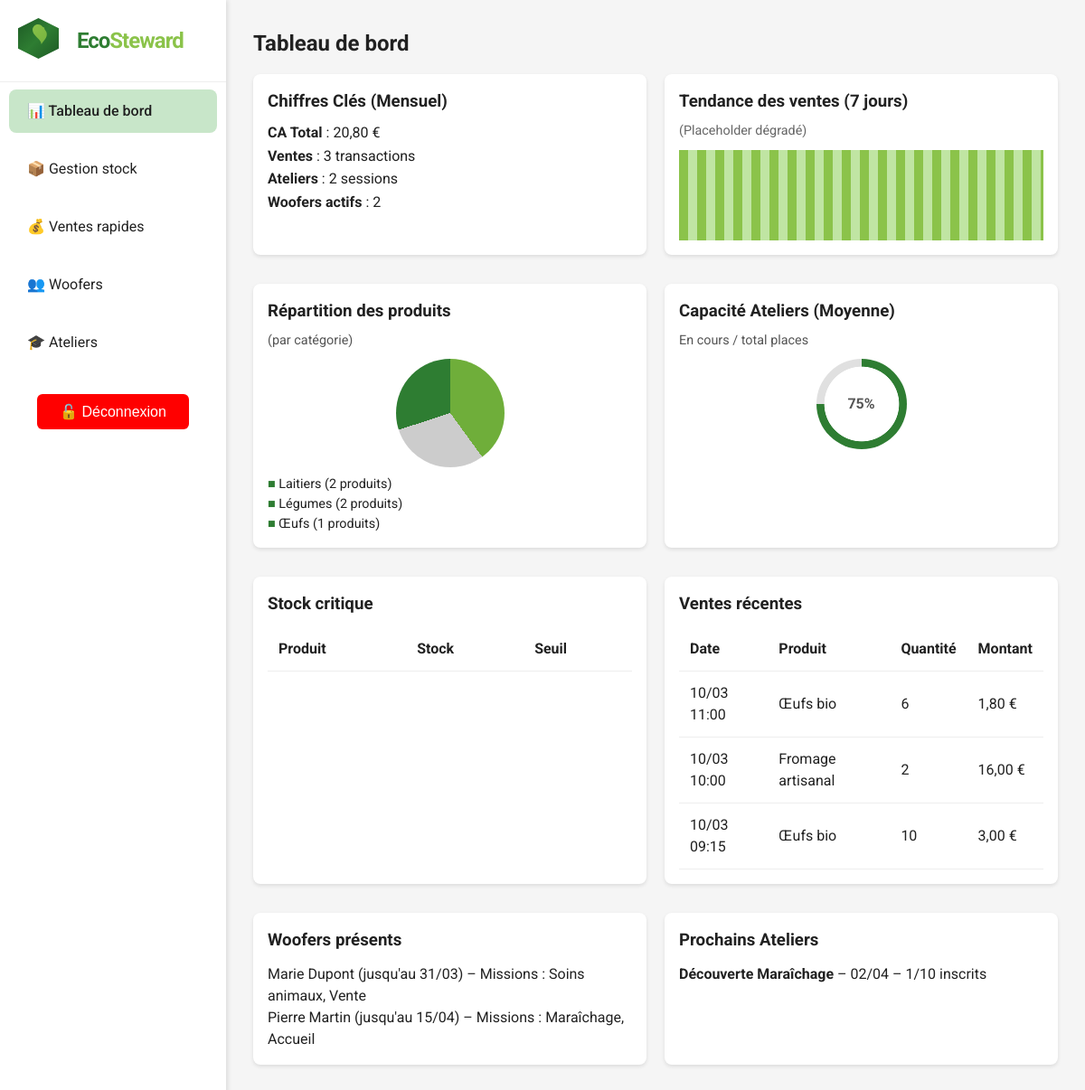
/index.php (signed in), run on the app's committed database.
### tables this page shows
CREATE TABLE sales (
    id INT AUTO_INCREMENT PRIMARY KEY,
    user_id INT NOT NULL,         
    product_id INT NOT NULL,      
    quantity INT NOT NULL,
    sale_date DATETIME DEFAULT CURRENT_TIMESTAMP,
    prix_unitaire DECIMAL(10,2) NOT NULL DEFAULT 0,
    FOREIGN KEY (user_id) REFERENCES users(id),
    FOREIGN KEY (product_id) REFERENCES products(id)
);

CREATE TABLE products (
    id INT AUTO_INCREMENT PRIMARY KEY,
    name VARCHAR(100) NOT NULL,
    category VARCHAR(50) NOT NULL,
    stock INT NOT NULL DEFAULT 0,
    seuil_alerte INT NOT NULL DEFAULT 20,
    price DECIMAL(10,2) NOT NULL DEFAULT 0,
    created_at DATETIME DEFAULT CURRENT_TIMESTAMP
);

CREATE TABLE woofers (
    id INT AUTO_INCREMENT PRIMARY KEY,
    user_id INT,               
    name VARCHAR(100) NOT NULL,
    start_date DATE,
    end_date DATE,
    competencies VARCHAR(255),
    created_at DATETIME DEFAULT CURRENT_TIMESTAMP,
    FOREIGN KEY (user_id) REFERENCES users(id) ON DELETE SET NULL
);

CREATE TABLE workshops (
    id INT AUTO_INCREMENT PRIMARY KEY,
    title VARCHAR(100) NOT NULL,
    workshop_date DATE NOT NULL,
    animator_id INT,          
    capacity INT NOT NULL DEFAULT 10,
    created_at DATETIME DEFAULT CURRENT_TIMESTAMP,
    FOREIGN KEY (animator_id) REFERENCES woofers(id)
);

### src/index.php (the view, shortened to what this page needs)
<?php
require_once __DIR__ . '/includes/db_connect.php';
$stmt = $pdo->query("SELECT COUNT(*) FROM sales");
$nb_ventes = $stmt->fetchColumn();
$stmt = $pdo->query("SELECT SUM(quantity * prix_unitaire) FROM sales");
$ca_total = $stmt->fetchColumn() ?? 0;
$stmt = $pdo->query("SELECT COUNT(*) FROM workshops");
$nb_ateliers = $stmt->fetchColumn();
$stmt = $pdo->query("SELECT COUNT(*) FROM woofers WHERE end_date >= CURDATE()");
$nb_woofers = $stmt->fetchColumn();
$stmt = $pdo->query("
  SELECT category, COUNT(*) AS nb
  FROM products
  GROUP BY category
");
$categories = $stmt->fetchAll(PDO::FETCH_ASSOC);
$stmt = $pdo->query("
  SELECT s.sale_date, p.name, s.quantity, s.prix_unitaire
  FROM sales s
  JOIN products p ON s.product_id = p.id
  ORDER BY s.sale_date DESC
  LIMIT 5
");
$ventes_recent = $stmt->fetchAll(PDO::FETCH_ASSOC);
$stmt = $pdo->query("
  SELECT name, end_date, competencies
  FROM woofers
  WHERE end_date >= CURDATE()
");
$woofers = $stmt->fetchAll(PDO::FETCH_ASSOC);
$stmt = $pdo->query("
  SELECT w.id,
         w.title,
         w.workshop_date,
         (SELECT COUNT(*) FROM registrations r WHERE r.workshop_id = w.id) AS nb_inscrits,
         w.capacity
  FROM workshops w
  WHERE w.workshop_date >= CURDATE()
  ORDER BY w.workshop_date ASC
  LIMIT 5
");
$ateliers = $stmt->fetchAll(PDO::FETCH_ASSOC);
?>
<!DOCTYPE html>
<html lang="fr">
<head>
  <link rel="stylesheet" href="css/styles.css" />
</head>
<body>
  <div class="app-container">
    <nav class="sidebar" aria-label="Menu principal">
      <div class="logo-container">
        <div class="logo-icon" aria-hidden="true">
          <div class="logo-shield"></div>
          <div class="logo-leaf"></div>
        </div>
        <div class="logo-text">Eco<span>Steward</span></div>
      </div>
      <div class="nav-item active" data-section="dashboard" tabindex="0">
        📊 Tableau de bord
      </div>
      <div class="nav-item" data-section="stock" tabindex="0">
        📦 Gestion stock
      </div>
      <div class="nav-item" data-section="ventes" tabindex="0">
        💰 Ventes rapides
      </div>
      <div class="nav-item" data-section="woofers" tabindex="0">
        👥 Woofers
      </div>
      <div class="nav-item" data-section="ateliers" tabindex="0">
        🎓 Ateliers
      </div>
      <div class="logout-container">
        <form action="pages/logout.php" method="POST">
          <button type="submit" class="logout-btn">🔓 Déconnexion</button>
        </form>
      </div>
    </nav>
    <main>
      <section id="dashboard" aria-labelledby="dashboard-title">
        <h1 id="dashboard-title">Tableau de bord</h1>
        <div class="grid-2">
          <div class="card">
            <h3>Chiffres Clés (Mensuel)</h3>
            <ul style="margin-top: .5rem; line-height: 1.6;">
              <li><strong>CA Total</strong> :
                  <?= number_format($ca_total, 2, ',', ' ') ?> €</li>
              <li><strong>Ventes</strong> :
                  <?= $nb_ventes ?> transactions</li>
              <li><strong>Ateliers</strong> :
                  <?= $nb_ateliers ?> sessions</li>
              <li><strong>Woofers actifs</strong> :
                  <?= $nb_woofers ?></li>
            </ul>
          </div>
          <div class="card">
            <h3>Tendance des ventes (7 jours)</h3>
            <p style="font-size: 0.9em; color: #666; margin-top: 0.3rem;">
              (Placeholder dégradé)
            </p>
            <div class="mini-chart" aria-hidden="true"></div>
          </div>
        </div>
        <div class="grid-2">
          <div class="card">
            <h3>Répartition des produits</h3>
            <p style="font-size:0.9em; color:#555;">(par catégorie)</p>
            <div class="pie-placeholder" aria-hidden="true"></div>
            <ul style="margin-top: 0.5rem; font-size:0.9em;">
              <?php foreach ($categories as $cat): ?>
                <li>
                  <span style="color: var(--primary); font-weight:700;">■</span>
                  <?= htmlspecialchars($cat['category']) ?> (<?= $cat['nb'] ?> produits)
                </li>
              <?php endforeach; ?>
            </ul>
          </div>
          <div class="card">
            <h3>Capacité Ateliers (Moyenne)</h3>
            <p style="font-size:0.9em; color:#555;">En cours / total places</p>
            <div class="progress-ring" aria-hidden="true">
              <div class="progress-center">75%</div>
            </div>
          </div>
        </div>
        <div class="grid-2">
          <div class="card">
            <h3>Stock critique</h3>
            <table>
              <thead>
                <tr>
                  <th>Produit</th>
                  <th>Stock</th>
                  <th>Seuil</th>
                </tr>
              </thead>
            </table>
          </div>
          <div class="card">
            <h3>Ventes récentes</h3>
            <table>
              <thead>
                <tr>
                  <th>Date</th>
                  <th>Produit</th>
                  <th>Quantité</th>
                  <th>Montant</th>
                </tr>
              </thead>
              <tbody>
                <?php foreach ($ventes_recent as $v): ?>
                  <tr>
                    <td><?= date('d/m H:i', strtotime($v['sale_date'])) ?></td>
                    <td><?= htmlspecialchars($v['name']) ?></td>
                    <td><?= $v['quantity'] ?></td>
                    <td><?= number_format($v['quantity'] * $v['prix_unitaire'], 2, ',', ' ') ?> €</td>
                  </tr>
                <?php endforeach; ?>
              </tbody>
            </table>
          </div>
        </div>
        <div class="grid-2">
          <div class="card">
            <h3>Woofers présents</h3>
            <ul style="margin-top: .75rem;">
              <?php foreach ($woofers as $w): ?>
                <li>
                  <?= htmlspecialchars($w['name']) ?>
                  (jusqu'au <?= date('d/m', strtotime($w['end_date'])) ?>)
                  – Missions : <?= htmlspecialchars($w['competencies']) ?>
                </li>
              <?php endforeach; ?>
            </ul>
          </div>
          <div class="card">
            <h3>Prochains Ateliers</h3>
            <ul style="margin-top: .75rem;">
              <?php foreach ($ateliers as $a): ?>
                <li>
                  <strong><?= htmlspecialchars($a['title']) ?></strong>
                  – <?= date('d/m', strtotime($a['workshop_date'])) ?>
                  – <?= $a['nb_inscrits'] ?>/<?= $a['capacity'] ?> inscrits
                </li>
              <?php endforeach; ?>
            </ul>
          </div>
        </div>
      </section>
    </main>
  </div>
</body>
</html>

### src/css/styles.css (style rules this page uses)
:root { --primary: #2E7D32; --primary-dark: #1D5A25; --secondary: #8BC34A; --secondary-dark: #6FAE3A; --background: #F5F5F5; --text: #212121; --transition: 0.3s; }
* { box-sizing: border-box; margin: 0; padding: 0; }
body { font-family: 'Roboto', sans-serif; background: var(--background); color: var(--text); line-height: 1.5; }
h1, h2, h3 { margin-bottom: 0.5rem; }
ul, li { list-style: none; }
button, a { cursor: pointer; }
.app-container { display: grid; grid-template-columns: 250px 1fr; min-height: 100vh; }
nav.sidebar { background: #fff; box-shadow: 2px 0 5px rgba(0,0,0,0.1); display: flex; flex-direction: column; transition: var(--transition); }
.logo-container { display: flex; align-items: center; gap: 15px; padding: 20px; border-bottom: 1px solid #eee; }
.logo-icon { position: relative; width: 50px; height: 50px; }
.logo-shield { width: 45px; height: 45px; background: linear-gradient( 135deg, var(--primary-dark) 0%, var(--primary) 50%, var(--primary-dark) 100% ); clip-path: polygon( 50% 0%, 100% 25%, 100% 75%, 50% 100%, 0% 75%, 0% 25% ); position: absolute; }
.logo-leaf { position: absolute; top: 7px; left: 12px; width: 28px; height: 28px; background: linear-gradient( to bottom right, var(--secondary) 0%, var(--secondary-dark) 100% ); clip-path: path("M15.25 2.74c-0.93-1.59-3.01-2.74-5.25-2.74-3.31 0-6 2.69-6 6 0 6.66 9.44 9.84 9.8 15.99 1.85-3.81 5.75-5.98 5.95-10.58 0.08-1.8-0.49-3.45-1.51-4.67-1.07-1.28-1.31-2.34-1.01-3z"); }
.logo-text { font-size: 1.5rem; font-weight: 700; color: var(--primary); letter-spacing: -1px; }
.logo-text span { color: var(--secondary); }
.nav-item { padding: 12px 20px; margin: 8px 10px; border-radius: 8px; transition: var(--transition); display: flex; align-items: center; gap: 10px; }
.nav-item.active { background: #C8E6C9; font-weight: 500; }
main { padding: 30px; overflow-y: auto; }
section { display: none; margin-bottom: 2rem; }
.grid-2 { display: grid; grid-template-columns: 1fr 1fr; gap: 20px; margin-top: 1rem; }
.card { background: #fff; border-radius: 0.5rem; padding: 1rem; box-shadow: 0 2px 4px rgba(0,0,0,0.1); transition: var(--transition); margin-bottom: 1rem; }
table { width: 100%; border-collapse: collapse; margin-top: 0.75rem; }
th, td { padding: 0.75rem; text-align: left; border-bottom: 1px solid #eee; }
.mini-chart { margin-top: 10px; width: 100%; height: 100px; background: linear-gradient( to right, var(--secondary) 25%, #c0e5a3 25%, #c0e5a3 50%, var(--secondary) 50%, var(--secondary) 75%, #c0e5a3 75% ); background-size: 40px 40px; animation: chartAnim 1.5s infinite linear; }
.pie-placeholder { width: 120px; height: 120px; border-radius: 50%; background: conic-gradient( var(--secondary-dark) 0% 40%, #cccccc 40% 70%, var(--primary) 70% 100% ); margin: 10px auto 0 auto; }
.progress-ring { width: 100px; height: 100px; border-radius: 50%; background: radial-gradient(#fff 58%, transparent 59%), conic-gradient(var(--primary) calc(75 * 3.6deg), #e0e0e0 0); margin: 10px auto 0 auto; position: relative; }
.progress-center { position: absolute; top: 50%; left: 50%; transform: translate(-50%, -50%); font-weight: 700; color: #555; }
button { background: var(--primary); color: #fff; border: none; padding: 10px 20px; border-radius: 6px; transition: var(--transition); font-size: 1rem; margin-top: 0.3rem; align-self: flex-start; }
.logout-container { margin: 20px; text-align: center; }
.logout-btn { background: red; color: white; border: none; padding: 10px 15px; border-radius: 6px; cursor: pointer; font-size: 1rem; width: 80%; transition: 0.3s; }

### data on the page
sales: sale_date "10/03 11:00", product.name "Œufs bio", quantity "6", $v['quantity'] * $v['prix_unitaire'] "1,80"
sales: sale_date "10/03 10:00", product.name "Fromage artisanal", quantity "2", $v['quantity'] * $v['prix_unitaire'] "16,00"
sales: sale_date "10/03 09:15", product.name "Œufs bio", quantity "10", $v['quantity'] * $v['prix_unitaire'] "3,00"
woofers: name "Marie Dupont", end_date "31/03", competencies "Soins animaux, Vente"
woofers: name "Pierre Martin", end_date "15/04", competencies "Maraîchage, Accueil"
workshops: title "Découverte Maraîchage", workshop_date "02/04", nb_inscrits "1", capacity "10"

### other printed values
$ca_total "20,80"
$nb_ventes "3"
$nb_ateliers "2"
$nb_woofers "2"
$cat['category'] "Laitiers"
$cat['nb'] "2"
$cat['category'] "Légumes"
$cat['category'] "Œufs"
$cat['nb'] "1"
